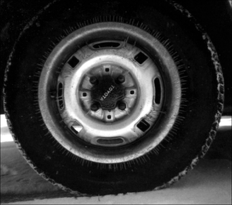
%> input picture MPOC_LAB5/tire.tif, 232 x 205 px
$ octave zad3.m   (GNU Octave 9; MATLAB toolbox functions it lacks are replaced by stand-ins)
%> lines starting %> are read from the running program, lines starting %| are printed output that depends on the picture
### MPOC_LAB5/minMaxxxxx.m
function [myMin myMax] = minMax(I)
  myMin = min(I(:));
  myMax = max(I(:));
end

### MPOC_LAB5/zad3.m
pkg load image;


function [f_min, f_max] = minMaxTrimmed(I, trim_percent)
    pixel_counts = imhist(I);
    total_pixels = numel(I);
    trim_pixels = round(trim_percent * total_pixels);
    cumulative_sum = cumsum(pixel_counts);
    f_min = find(cumulative_sum > trim_pixels, 1, 'first') - 1;
    cumulative_sum_reverse = cumsum(flip(pixel_counts));
    f_max = 255 - find(cumulative_sum_reverse > trim_pixels, 1, 'first') + 1;
end


function stretched_image = histogramStretchingTrimmed(I, min_val, max_val, trim_percent)
    [f_min, f_max] = minMaxTrimmed(I, trim_percent);
    disp(['f_min po przycięciu: ', num2str(f_min)]);
    disp(['f_max po przycięciu: ', num2str(f_max)]);
    I = double(I);
    stretched_image = ((I - f_min) / (f_max - f_min)) * (max_val - min_val) + min_val;
    stretched_image = max(min(stretched_image, max_val), min_val);
    stretched_image = uint8(stretched_image);
end


I = imread('tire.tif');
%> I is the input picture: size 205x232 uint8; min 0, max 255, mean 53.7
[f_min, f_max] = minMaxxxxx(I);
%> in minMax, `myMin = min(I(:));`: myMin = 0
%> in minMax, `myMax = max(I(:));`: myMax = 255
%> f_min = 0; f_max = 255
disp(['Minimalna wartość (minMaxxxxx): ', num2str(f_min)]);
%| Minimalna wartość (minMaxxxxx): 0
disp(['Maksymalna wartość (minMaxxxxx): ', num2str(f_max)]);
%| Maksymalna wartość (minMaxxxxx): 255

min_val = 0;
max_val = 255;
trim_percent = 0.05;


figure;
subplot(2, 2, 1), imshow(I), title('Oryginalny obraz');
subplot(2, 2, 2), imhist(I, 256), title('Histogram oryginalnego obrazu');

I_stretch_trimmed = histogramStretchingTrimmed(I, min_val, max_val, trim_percent);
%> in minMaxTrimmed, `pixel_counts = imhist(I);`: pixel_counts = 256 values, max 2053 at index 3, min 11 at index 244, mean 185.8
%> in minMaxTrimmed, `cumulative_sum = cumsum(pixel_counts);`: cumulative_sum = 256 values from 477 to 47560
%> in minMaxTrimmed, `f_min = find(cumulative_sum > trim_pixels, 1, 'first') - 1;`: f_min = 2
%> in minMaxTrimmed, `cumulative_sum_reverse = cumsum(flip(pixel_counts));`: cumulative_sum_reverse = 256 values from 301 to 47560
%> in minMaxTrimmed, `f_max = 255 - find(cumulative_sum_reverse > trim_pixels, 1, 'first') +..`: f_max = 185
%> in histogramStretchingTrimmed, `[f_min, f_max] = minMaxTrimmed(I, trim_percent);`: f_min = 2; f_max = 185
%| f_min po przycięciu: 2
%| f_max po przycięciu: 185
%> in histogramStretchingTrimmed, `stretched_image = max(min(stretched_image, max_val), min_val);`:
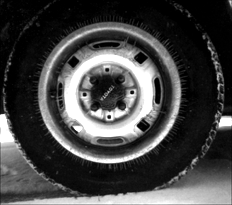
%> stretched_image: size 205x232 double; min 0, max 255, mean 69.5

subplot(2, 2, 3), imshow(I_stretch_trimmed), title('Obraz po rozciągnięciu (5% obcięcia)');
subplot(2, 2, 4), imhist(I_stretch_trimmed, 256), title('Histogram po rozciągnięciu (5% obcięcia)');
%> after `title('Histogram po rozciągnięciu (5% obcięcia)')`:
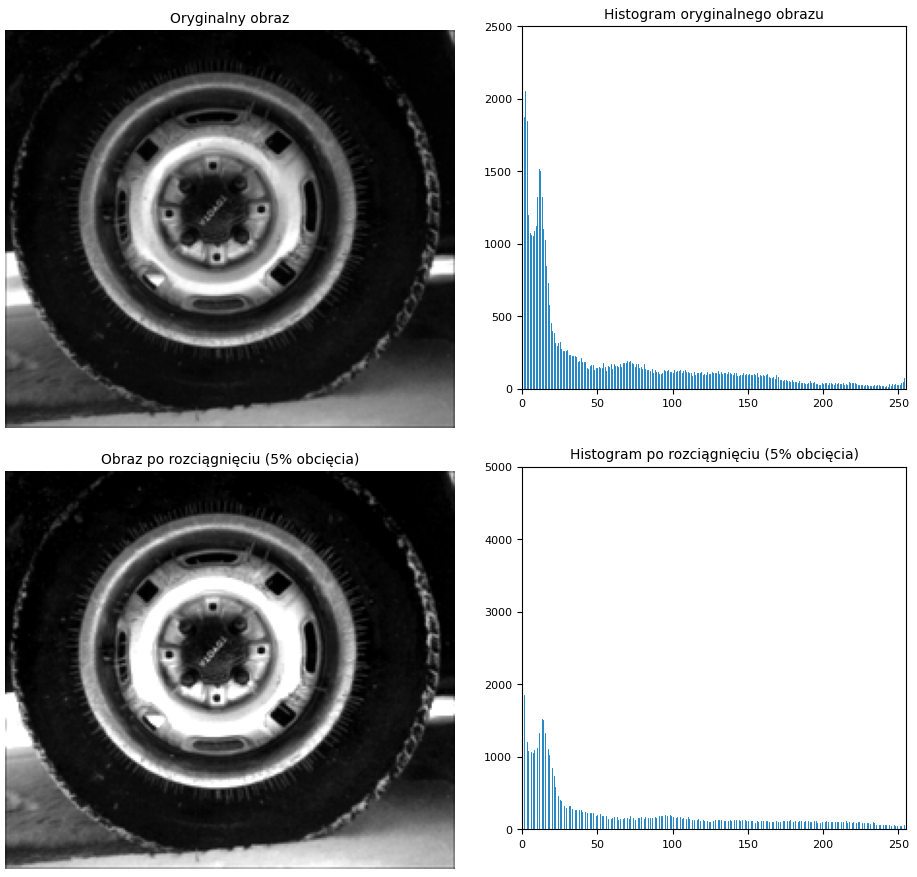
%> figure redrawn from the program's plot data, 4 panels

$ run again, with MPOC_LAB5/moon.tif copied over MPOC_LAB5/tire.tif
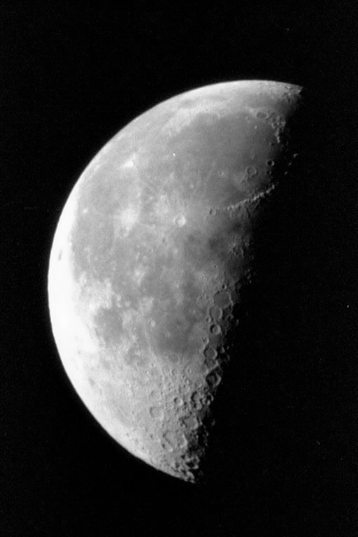
%> input picture MPOC_LAB5/moon.tif, 358 x 537 px
%> I is the input picture: size 537x358 uint8; min 0, max 253, mean 52.9
%> myMin = 0
%> myMax = 253
%> `[f_min, f_max] = minMaxxxxx(I);`: f_min = 0; f_max = 253
%| Minimalna wartość (minMaxxxxx): 0
%| Maksymalna wartość (minMaxxxxx): 253
%> pixel_counts = 256 values, max 30924 at index 3, min 0 at index 255, mean 751
%> cumulative_sum = 256 values from 1459 to 192246
%> in minMaxTrimmed, `f_min = find(cumulative_sum > trim_pixels, 1, 'first') - 1;`: f_min = 1
%> cumulative_sum_reverse = 256 values from 0 to 192246
%> in minMaxTrimmed, `f_max = 255 - find(cumulative_sum_reverse > trim_pixels, 1, 'first') +..`: f_max = 212
%> in histogramStretchingTrimmed, `[f_min, f_max] = minMaxTrimmed(I, trim_percent);`: f_min = 1; f_max = 212
%| f_min po przycięciu: 1
%| f_max po przycięciu: 212
%> I: size 537x358 double
%> in histogramStretchingTrimmed, `stretched_image = max(min(stretched_image, max_val), min_val);`:
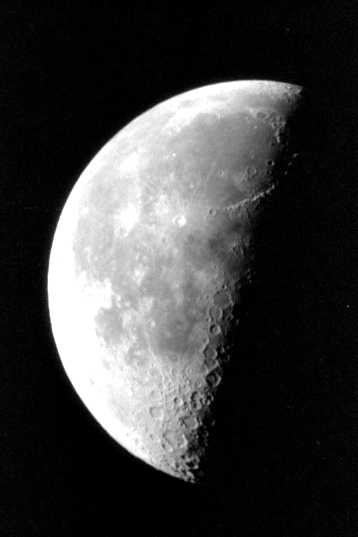
%> stretched_image: size 537x358 double; min 0, max 255, mean 61.4
%> `title('Histogram po rozciągnięciu (5% obcięcia)')`:
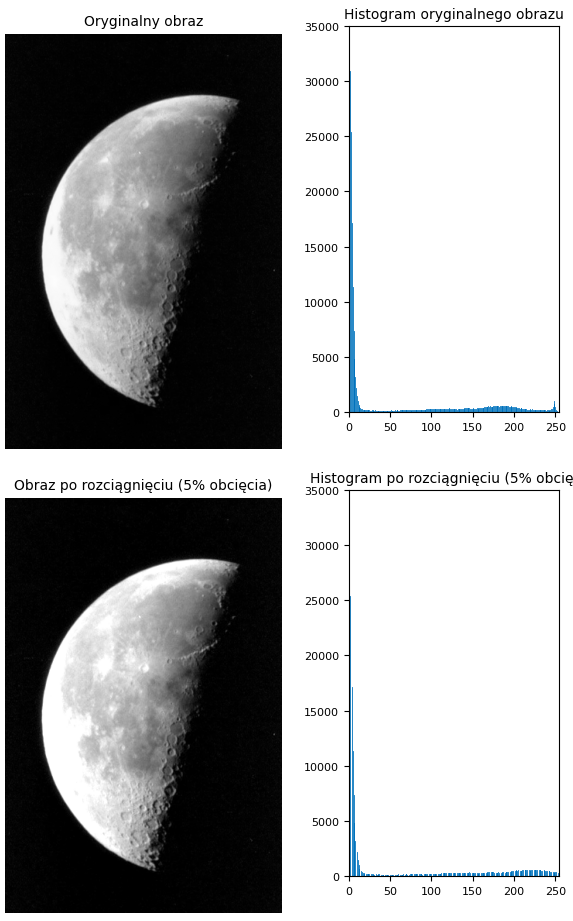
%> figure redrawn from the program's plot data, 4 panels
